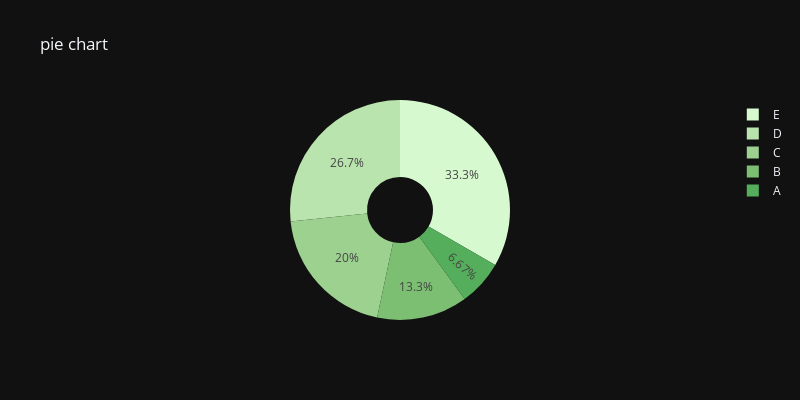

This figure's notebook cell:
### Code cell
labels = ["A","B","C","D","E"]
counts= [10,20,30,40,50]
px.pie(names=labels,values=counts,title='pie chart',labels={'names':'categories','values':'counts'},width=800,height=400,template='plotly_dark',color_discrete_sequence=px.colors.sequential.algae,hole=0.3)

### Figure 1 — Plotly figure (JSON) as saved in the notebook; plotly's stock layout.template omitted (floating-point values rounded to 4 significant figures)
{"data": [{"domain": {"x": [0, 1], "y": [0, 1]}, "hole": 0.3, "hovertemplate": "categories=%{label}<br>counts=%{value}<extra></extra>", "labels": ["A", "B", "C", "D", "E"], "legendgroup": "", "name": "", "showlegend": true, "type": "pie", "values": [10, 20, 30, 40, 50]}], "layout": {"height": 400, "legend": {"tracegroupgap": 0}, "piecolorway": ["rgb(214, 249, 207)", "rgb(186, 228, 174)", "rgb(156, 209, 143)", "rgb(124, 191, 115)", "rgb(85, 174, 91)", "rgb(37, 157, 81)", "rgb(7, 138, 78)", "rgb(13, 117, 71)", "rgb(23, 95, 61)", "rgb(25, 75, 49)", "rgb(23, 55, 35)", "rgb(17, 36, 20)"], "title": {"text": "pie chart"}, "width": 800}}
